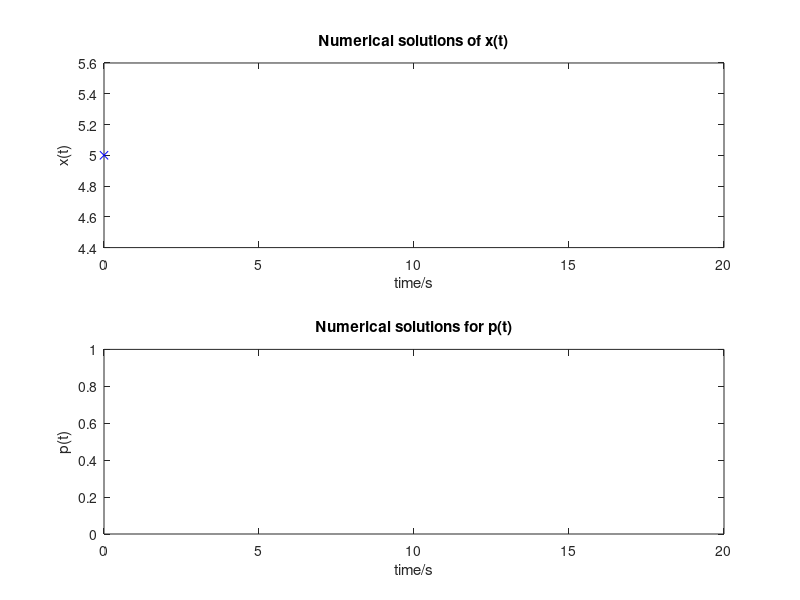

Source code (MATLAB):
%4th order Runge-Kutta
clear
clc

a=1;
b=0.5;
q=1;
r=1;
s=10;
T=20;
h=0.01;
n=(T/h);
P2(1)=s;
for i=1:n
    k1=h*-(2*P2(i)+q-(b^2/r)*(P2(i))^2);
    k2=h*-(2*(P2(i)+1/2*k1)+q-(b^2/r)*(P2(i)+1/2*k1)^2);
    k3=h*-(2*(P2(i)+1/2*k2)+q-(b^2/r)*(P2(i)+1/2*k2)^2);
    k4=h*-(2*(P2(i)+k3)+q-(b^2/r)*(P2(i)+k3)^2);
    P2(i+1)=P2(i)+(1/6)*k1+(1/3)*(k2+k3)+(1/6)*k4;  
end
P2ss=P2(n+1);
P2(1)=0;
for i=1:n
    k1=h*-(2*P2(i)+q-(b^2/r)*(P2(i))^2);
    k2=h*-(2*(P2(i)+1/2*k1)+q-(b^2/r)*(P2(i)+1/2*k1)^2);
    k3=h*-(2*(P2(i)+1/2*k2)+q-(b^2/r)*(P2(i)+1/2*k2)^2);
    k4=h*-(2*(P2(i)+k3)+q-(b^2/r)*(P2(i)+k3)^2);
    P2(i+1)=P2(i)+(1/6)*k1+(1/3)*(k2+k3)+(1/6)*k4;
    
end
P2s0=P2(n+1);

P2(1)=8;
while abs(P2(n+1)-s)>=10^(-8)
     P2(1)=P2(1)+(s-0)/(P2ss-P2s0)*(10^(-8));
for i=1:n;
    k1=h*-(2*P2(i)+q-(b^2/r)*(P2(i))^2);
    k2=h*-(2*(P2(i)+1/2*k1)+q-(b^2/r)*(P2(i)+1/2*k1)^2);
    k3=h*-(2*(P2(i)+1/2*k2)+q-(b^2/r)*(P2(i)+1/2*k2)^2);
    k4=h*-(2*(P2(i)+k3)+q-(b^2/r)*(P2(i)+k3)^2);
    P2(i+1)=P2(i)+(1/6)*k1+(1/3)*(k2+k3)+(1/6)*k4;
  
end
end
P2trueo=P2(1)

%%
P2(1)=P2trueo;
X(1)=5
for i=1:n
    X(i+1)=X(i)+h*a*X(i)-((b^2)/r)*h*P2(i)*X(i)
    k1=h*-(2*P2(i)+q-(b^2/r)*(P2(i))^2);
    k2=h*-(2*(P2(i)+1/2*k1)+q-(b^2/r)*(P2(i)+1/2*k1)^2);
    k3=h*-(2*(P2(i)+1/2*k2)+q-(b^2/r)*(P2(i)+1/2*k2)^2);
    k4=h*-(2*(P2(i)+k3)+q-(b^2/r)*(P2(i)+k3)^2);
    P2(i+1)=P2(i)+(1/6)*k1+(1/3)*(k2+k3)+(1/6)*k4;
end
subplot(2,1,1);
plot(([1:2001]-1)/100,X,'bx-')
xlabel('time/s')
ylabel('x(t)')
title('Numerical solutions of x(t)')

subplot(2,1,2);
plot(([1:2001]-1)/100,P2,'rx-')

xlabel('time/s')
ylabel('p(t)')
title('Numerical solutions for p(t)')